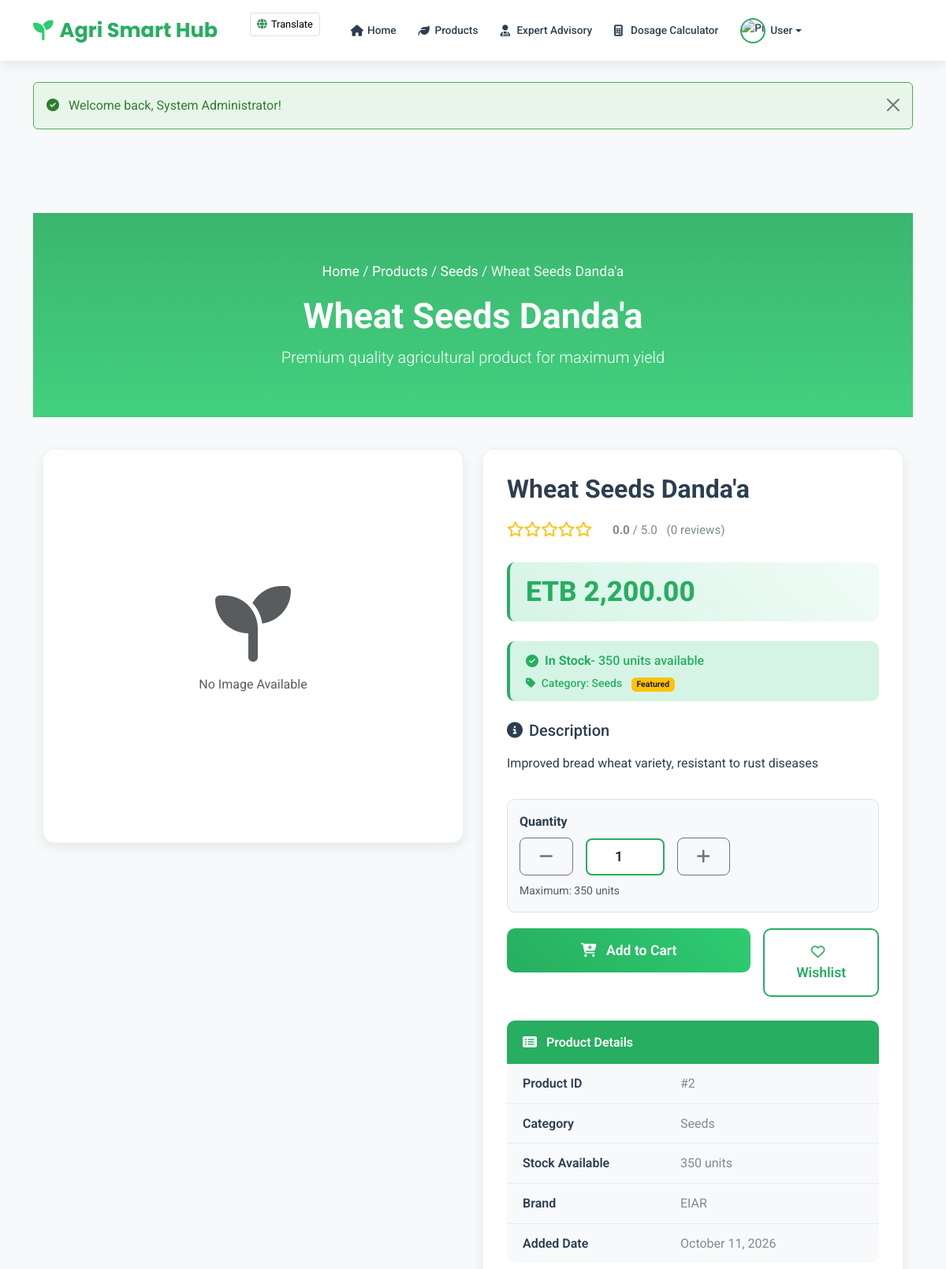
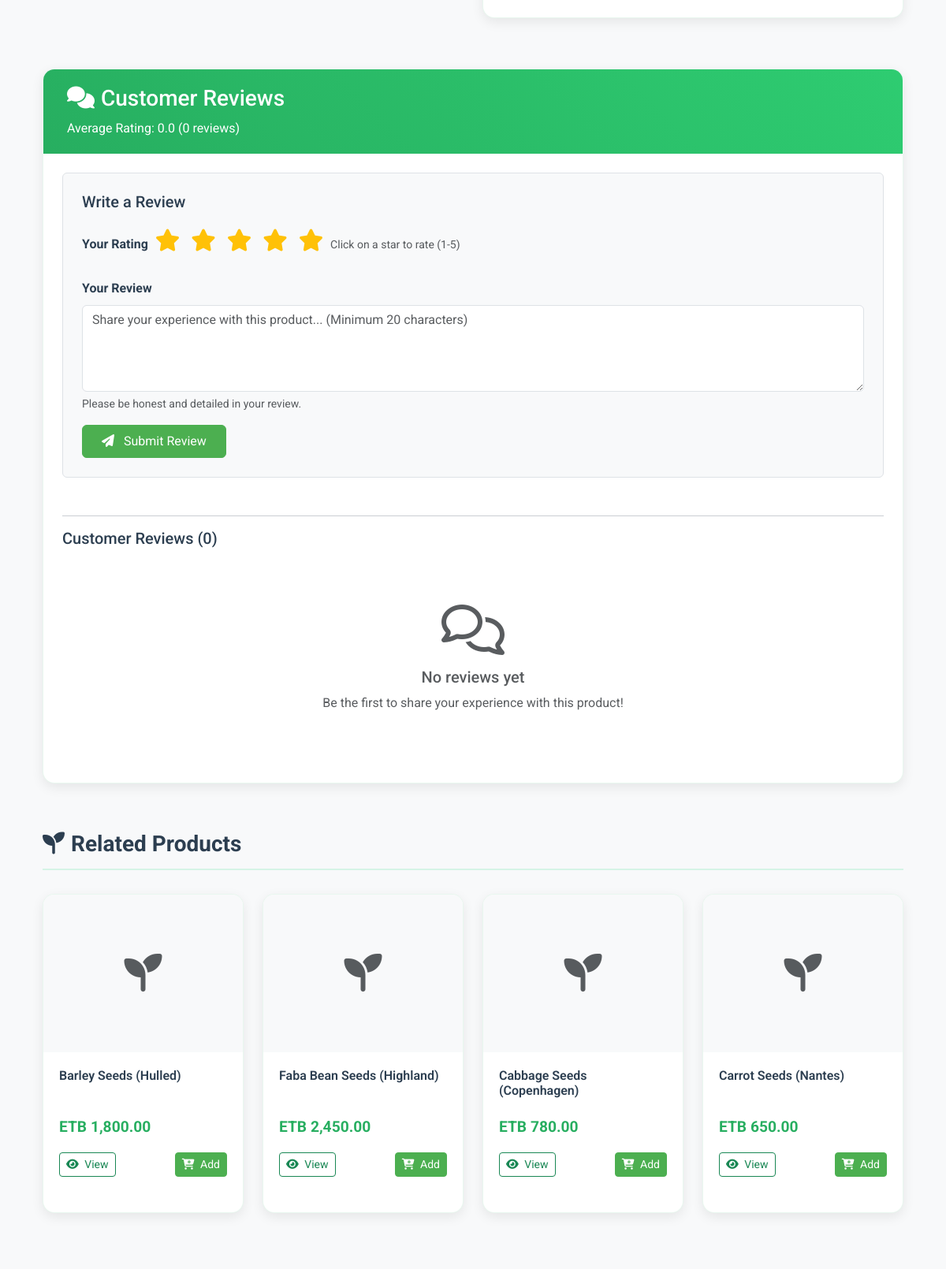
Page /pages/product_detail.php?id=2 (signed in, upper part) on the committed database (2 pictures, top to bottom).
### tables this page shows
CREATE TABLE IF NOT EXISTS products (
    id INT AUTO_INCREMENT PRIMARY KEY,
    name VARCHAR(200) NOT NULL,
    description TEXT,
    specifications TEXT,
    price DECIMAL(10,2) NOT NULL,
    discounted_price DECIMAL(10,2),
    image VARCHAR(255) DEFAULT 'default_product.jpg',
    gallery_images TEXT,
    category VARCHAR(50) NOT NULL,
    subcategory VARCHAR(50),
    brand VARCHAR(100),
    unit VARCHAR(20) DEFAULT 'piece',
    stock INT DEFAULT 10,
    min_order INT DEFAULT 1,
    max_order INT DEFAULT 100,
    status ENUM('active', 'inactive', 'out_of_stock', 'discontinued') DEFAULT 'active',
    featured TINYINT(1) DEFAULT 0,
    best_seller TINYINT(1) DEFAULT 0,
    rating DECIMAL(3,2) DEFAULT 0.00,
    total_reviews INT DEFAULT 0,
    supplier_id INT,
    created_at TIMESTAMP DEFAULT CURRENT_TIMESTAMP,
    updated_at TIMESTAMP DEFAULT CURRENT_TIMESTAMP ON UPDATE CURRENT_TIMESTAMP
);

### pages/product_detail.php (the view, shortened to what the rows shown need)
<?php
require_once '../includes/header.php';
$product_id = intval($_GET['id']);
$product = null;
$in_wishlist = false;
try {
    $stmt = $pdo->prepare("SELECT * FROM products WHERE id = ? AND status = 'active'");
    $stmt->execute([$product_id]);
    $product = $stmt->fetch(PDO::FETCH_ASSOC);
    if (isLoggedIn()) {
        $wishlist_check = $pdo->prepare("SELECT id FROM wishlist WHERE user_id = ? AND product_id = ?");
        $wishlist_check->execute([$_SESSION['user_id'], $product_id]);
        $in_wishlist = $wishlist_check->fetch() ? true : false;
    }
} catch (PDOException $e) {
    logError("Error fetching product: " . $e->getMessage());
    $_SESSION['error'] = "Error loading product details";
    redirect('products.php');
}
?>
<div class="product-detail-container">
    <div class="product-header">
        <div class="container">
            <div class="product-breadcrumb mb-3">
                <a href="index.php">Home</a> /
                <a href="products.php">Products</a> /
                <a href="products.php?category=<?php echo urlencode($product['category']); ?>"><?php echo htmlspecialchars($product['category']); ?></a> /
                <span><?php echo htmlspecialchars($product['name']); ?></span>
            </div>
            <h1><?php echo htmlspecialchars($product['name']); ?></h1>
            <p class="lead mb-0">Premium quality agricultural product for maximum yield</p>
        </div>
    </div>
    <div class="container">
        <div class="row">
            <div class="col-lg-6 mb-4">
                <div class="product-info-card">
                    <h1 class="product-title"><?php echo htmlspecialchars($product['name']); ?></h1>
                    <div class="product-rating">
                        <div class="d-flex align-items-center">
                        </div>
                    </div>
                    <div class="price-section">
                        <div class="d-flex align-items-center flex-wrap">
                            <div class="current-price">
                                <?php
                                if (isset($product['discounted_price']) && $product['discounted_price'] > 0 && $product['discounted_price'] < $product['price']) {
                                    echo 'ETB ' . number_format($product['discounted_price'], 2);
                                } else {
                                    echo 'ETB ' . number_format($product['price'] ?? 0, 2);
                                }
                                ?>
                            </div>
                        </div>
                    </div>
                    <div class="stock-status <?php echo ($product['stock'] ?? 0) > 0 ? 'in-stock' : 'out-stock'; ?>">
                        <div class="d-flex align-items-center">
                            <i class="fas <?php echo ($product['stock'] ?? 0) > 0 ? 'fa-check-circle' : 'fa-times-circle'; ?> me-2"></i>
                            <?php if (($product['stock'] ?? 0) > 0): ?>
                                <strong>In Stock</strong> - <?php echo $product['stock']; ?> units available
                            <?php else: ?>
                                <strong>Out of Stock</strong> - Check back soon!
                            <?php endif; ?>
                        </div>
                        <div class="mt-1 small">
                            <i class="fas fa-tag me-1"></i>
                            Category: <?php echo htmlspecialchars($product['category'] ?? 'Uncategorized'); ?>
                            <?php if (isset($product['featured']) && $product['featured'] == 1): ?>
                                <span class="badge bg-warning text-dark ms-2">Featured</span>
                            <?php endif; ?>
                        </div>
                    </div>
                    <div class="mb-4">
                        <h5 class="mb-3"><i class="fas fa-info-circle me-2"></i>Description</h5>
                        <p class="mb-0" style="line-height: 1.8; color: var(--text-dark);">
                            <?php echo nl2br(htmlspecialchars($product['description'] ?? 'No description available.')); ?>
                        </p>
                    </div>
                    <?php if (($product['stock'] ?? 0) > 0): ?>
                    <form method="POST" id="addToCartForm">
                        <div class="action-buttons">
                            <div class="quantity-selector">
                                <label class="form-label fw-bold mb-2">Quantity</label>
                                <div class="d-flex align-items-center">
                                    <button type="button" class="btn btn-outline-secondary btn-lg px-4" onclick="changeQuantity(-1)">
                                        <i class="fas fa-minus"></i>
                                    </button>
                                    <input type="number"
                                           class="form-control form-control-lg quantity-input mx-3"
                                           id="quantity"
                                           name="quantity"
                                           value="1"
                                           min="1"
                                           max="<?php echo $product['stock']; ?>"
                                           readonly>
                                    <button type="button" class="btn btn-outline-secondary btn-lg px-4" onclick="changeQuantity(1)">
                                        <i class="fas fa-plus"></i>
                                    </button>
                                </div>
                                <small class="text-muted mt-2 d-block">Maximum: <?php echo $product['stock']; ?> units</small>
                            </div>
                            <div class="row g-3">
                                <div class="col-md-8">
                                    <button type="submit" name="add_to_cart" class="btn btn-add-cart" id="addToCartBtn">
                                        <i class="fas fa-cart-plus me-2"></i> Add to Cart
                                    </button>
                                </div>
                                <div class="col-md-4">
                                    <form method="POST" id="wishlistForm">
                                        <button type="submit" class="btn btn-wishlist <?php echo $in_wishlist ? 'active' : ''; ?>">
                                            <i class="<?php echo $in_wishlist ? 'fas' : 'far'; ?> fa-heart me-2"></i>
                                            <?php echo $in_wishlist ? 'Saved' : 'Wishlist'; ?>
                                        </button>
                                    </form>
                                </div>
                            </div>
                        </div>
                    </form>
                    <?php endif; ?>
                    <div class="details-table">
                        <div class="table-header">
                        </div>
                        <div class="table-body">
                            <div class="detail-row">
                                <div class="detail-label">Product ID</div>
                                <div class="detail-value">#<?php echo $product['id']; ?></div>
                            </div>
                            <div class="detail-row">
                                <div class="detail-label">Category</div>
                                <div class="detail-value"><?php echo htmlspecialchars($product['category'] ?? 'Uncategorized'); ?></div>
                            </div>
                            <div class="detail-row">
                                <div class="detail-label">Stock Available</div>
                                <div class="detail-value"><?php echo $product['stock'] ?? 0; ?> units</div>
                            </div>
                            <?php if(isset($product['brand']) && !empty($product['brand'])): ?>
                            <div class="detail-row">
                                <div class="detail-label">Brand</div>
                                <div class="detail-value"><?php echo htmlspecialchars($product['brand']); ?></div>
                            </div>
                            <?php endif; ?>
                            <div class="detail-row">
                                <div class="detail-label">Added Date</div>
                                <div class="detail-value"><?php echo isset($product['created_at']) ? date('F d, Y', strtotime($product['created_at'])) : 'N/A'; ?></div>
                            </div>
                        </div>
                    </div>
                </div>
            </div>
        </div>
        <?php
        try {
            $related_stmt = $pdo->prepare("
                SELECT * FROM products
                WHERE category = ? AND id != ? AND stock > 0 AND status = 'active'
                ORDER BY RAND()
                LIMIT 4
            ");
            $related_stmt->execute([$product['category'] ?? '', $product_id]);
            $related_products = $related_stmt->fetchAll(PDO::FETCH_ASSOC);
            if (count($related_products) > 0):
        ?>
        <div class="related-products-section">
            <div class="row">
                <?php foreach ($related_products as $related_product):
                    $related_image_name = !empty($related_product['image']) ? $related_product['image'] : 'default_product.jpg';
                    $related_image_url = SITE_URL . '/assets/images/products/' . $related_image_name;
                ?>
                <div class="col-md-3 mb-4">
                    <div class="related-product-card">
                        <div class="related-product-image">
                            <?php if ($related_image_name !== 'default_product.jpg' && $related_image_name !== 'default.jpg'): ?>
                                <img src="<?php echo $related_image_url; ?>"
                                     alt="<?php echo htmlspecialchars($related_product['name']); ?>"
                                     onerror="this.onerror=null; this.src='<?php echo SITE_URL; ?>/assets/images/products/default_product.jpg';">
                            <?php else: ?>
                                <div class="text-center">
                                    <i class="fas fa-seedling fa-3x text-muted"></i>
                                </div>
                            <?php endif; ?>
                        </div>
                        <div class="related-product-info">
                            <h6 class="related-product-name"><?php echo htmlspecialchars($related_product['name']); ?></h6>
                            <div class="related-product-price mb-3">
                                ETB <?php echo number_format($related_product['price'], 2); ?>
                            </div>
                            <div class="d-flex justify-content-between">
                                <a href="product_detail.php?id=<?php echo $related_product['id']; ?>"
                                   class="btn btn-sm btn-outline-success">
                                    <i class="fas fa-eye me-1"></i> View
                                </a>
                                <?php if (($related_product['stock'] ?? 0) > 0): ?>
                                    <button type="button"
                                            class="btn btn-sm btn-success"
                                            onclick="quickAddToCart(<?php echo $related_product['id']; ?>)">
                                        <i class="fas fa-cart-plus me-1"></i> Add
                                    </button>
                                <?php else: ?>
                                    <span class="badge bg-danger">Out of Stock</span>
                                <?php endif; ?>
                            </div>
                        </div>
                    </div>
                </div>
                <?php endforeach; ?>
            </div>
        </div>
        <?php
            endif;
        } catch (PDOException $e) {
        }
        ?>
    </div>
</div>
<?php require_once '../includes/footer.php'; ?>

### rows in the picture
products: category "Seeds", name "Wheat Seeds Danda'a", price "2,200.00", stock "350", description "Improved bread wheat variety, resistant to rust diseases", quantity "1", id "2", brand "EIAR", created_at "October 11, 2026"
products: name "Barley Seeds (Hulled)", price "1,800.00"
products: name "Faba Bean Seeds (Highland)", price "2,450.00"
products: name "Cabbage Seeds (Copenhagen)", price "780.00"
products: name "Carrot Seeds (Nantes)", price "650.00"

### other values in the picture
__('site_name') "Agri Smart Hub"
__('Translate') "Translate"
__('home') "Home"
__('products') "Products"
__('advisory') "Expert Advisory"
__('calculator') "Dosage Calculator"
$user_name "User"
$_SESSION['success'] "Welcome back, System Administrator!"
$avg_rating "0.0"
count($reviews) "0"
